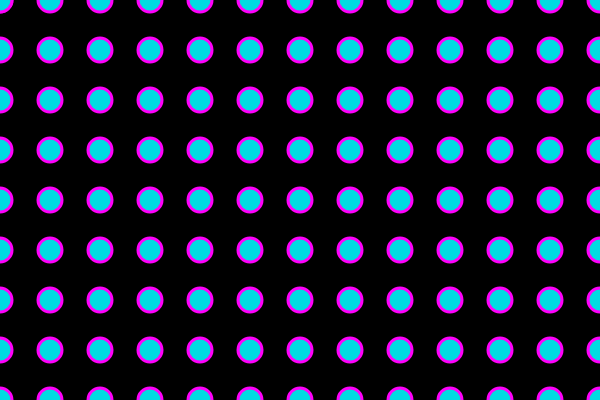
Frame 1 (no input)
Frame 60 (no input): identical to frame 1, image omitted
Frame 120 (the mouse pressed at the canvas centre since frame 60): identical to frame 1, image omitted

The p5.js sketch that drew this single still picture (run headless with seeded random() and noise() and a simulated clock; from frame 60 on, the mouse is pressed at the canvas centre):

// p5.js sketch
// ── sketch.js
var cir = {
    x: 0,
    y: 0,
    dia: 24,
}

function setup() {
    createCanvas(600, 400);
    background(0);

}

function draw() {
    stroke(255, 0, 250);
    strokeWeight(3);
    fill(0, 220, 225);
    while (cir.x <= width) {
        ellipse(cir.x, cir.y, cir.dia, cir.dia);
        for (cir.y = 0; cir.y <= height; cir.y += 50) {
            ellipse(cir.x, cir.y, cir.dia, cir.dia);
        }
        cir.x = cir.x + 50;
    }
}
